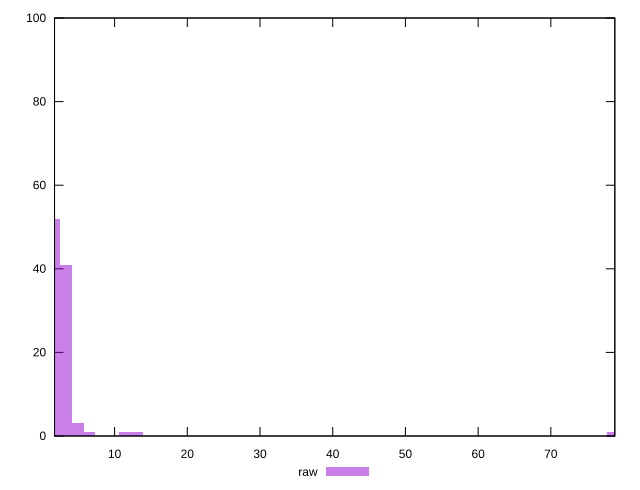

Recreate this plot in gnuplot.
reset

$raw <<EOF
78.51244272110812 1
3.2713517800461713 41
1.6356758900230857 52
4.907027670069257 3
11.4497312301616 1
13.085407120184685 1
6.542703560092343 1
EOF

set key outside below
set boxwidth 1.6356758900230857
set xrange [1.7380000000000002:78.801]
set yrange [0:100]
set trange [0:100]
set style fill transparent solid 0.5 noborder
set terminal svg size 640, 490 enhanced background rgb 'white'
set output "report_00016_2021-02-10T13-31-48.338Z/server-response-time/samples/pages+cached+noadtech+nomedia/raw/histogram.svg"

plot $raw title "raw" with boxes

reset
